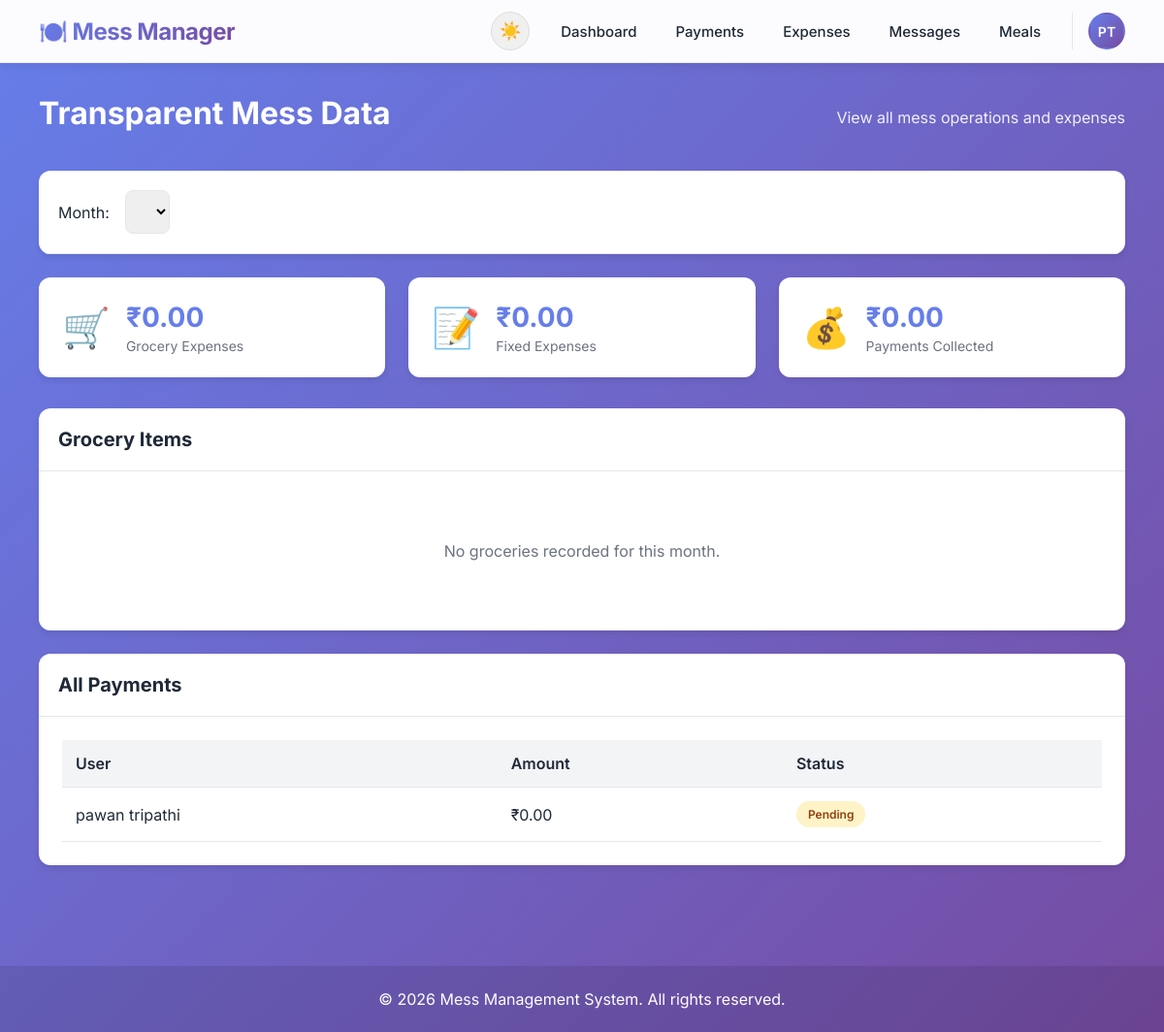
The page /user/data/ (signed in) on the database its author committed.
### core/models.py (models this page shows, shortened)
class Payment(models.Model):
    STATUS_CHOICES = (
        ('pending', 'Pending'),
        ('partial', 'Partial'),
        ('paid', 'Paid'),
    )
    user = models.ForeignKey(User, on_delete=models.CASCADE, related_name='payments')
    month_year = models.CharField(max_length=7, help_text="Format: YYYY-MM")
    amount = models.DecimalField(max_digits=10, decimal_places=2)
    status = models.CharField(max_length=10, choices=STATUS_CHOICES, default='pending')
    transaction_id = models.CharField(max_length=100, blank=True, null=True)
    proof_image = models.ImageField(upload_to='payment_proofs/', blank=True, null=True)
    paid_date = models.DateTimeField(blank=True, null=True)
    created_at = models.DateTimeField(auto_now_add=True)
    class Meta:
        verbose_name = 'Payment'
        verbose_name_plural = 'Payments'
        unique_together = ('user', 'month_year')
        ordering = ['-month_year', 'user__first_name']

### core/views.py (the view)
# urls.py: path('user/data/', views.transparent_data, name='transparent_data'),
@login_required
def transparent_data(request):
    month_filter = request.GET.get('month', datetime.now().strftime('%Y-%m'))
    groceries = Grocery.objects.filter(month_year=month_filter).order_by('-purchase_date')
    total_grocery = groceries.aggregate(Sum('price'))['price__sum'] or 0
    try:
        fixed_expense = FixedExpense.objects.get(month_year=month_filter)
    except FixedExpense.DoesNotExist:
        fixed_expense = None
    payments = Payment.objects.filter(month_year=month_filter).select_related('user')
    total_collected = payments.filter(status='paid').aggregate(Sum('amount'))['amount__sum'] or 0
    months = Grocery.objects.values_list('month_year', flat=True).distinct().order_by('-month_year')
    context = {
        'groceries': groceries,
        'total_grocery': total_grocery,
        'fixed_expense': fixed_expense,
        'payments': payments,
        'total_collected': total_collected,
        'selected_month': month_filter,
        'months': months,
    }
    return render(request, 'user/transparent_data.html', context)

### templates/user/transparent_data.html (shortened to what this page needs)
{% extends 'base.html' %}
{% block content %}
<div class="page-header">
    <h1>Transparent Mess Data</h1>
    <p class="subtitle">View all mess operations and expenses</p>
</div>
<div class="card">
    <div class="card-header">
        <div class="filter-group">
            <label>Month:</label>
            <select onchange="window.location.href='?month='+this.value" class="form-control">
            </select>
        </div>
    </div>
</div>
<div class="stats-grid">
    <div class="stat-card">
        <div class="stat-icon">🛒</div>
        <div class="stat-content">
            <h3>₹{{ total_grocery|floatformat:2 }}</h3>
            <p>Grocery Expenses</p>
        </div>
    </div>
    <div class="stat-card">
        <div class="stat-icon">📝</div>
        <div class="stat-content">
            <h3>₹{% if fixed_expense %}{{ fixed_expense.total_fixed_expense|floatformat:2 }}{% else %}0.00{% endif %}
            </h3>
            <p>Fixed Expenses</p>
        </div>
    </div>
    <div class="stat-card">
        <div class="stat-icon">💰</div>
        <div class="stat-content">
            <h3>₹{{ total_collected|floatformat:2 }}</h3>
            <p>Payments Collected</p>
        </div>
    </div>
</div>
<div class="card">
    <div class="card-header">
        <h2>Grocery Items</h2>
    </div>
    <div class="card-body">
        {% if groceries %}
        <div class="table-responsive">
            <table class="data-table">
                <thead>
                    <tr>
                        <th>Item</th>
                        <th>Category</th>
                        <th>Quantity</th>
                        <th>Price</th>
                        <th>Date</th>
                    </tr>
                </thead>
                <tbody>
                    {% for item in groceries %}
                    <tr>
                        <td>{{ item.item_name }}</td>
                        <td>{{ item.get_category_display }}</td>
                        <td>{{ item.quantity }}</td>
                        <td>₹{{ item.price|floatformat:2 }}</td>
                        <td>{{ item.purchase_date|date:"d M Y" }}</td>
                    </tr>
                    {% endfor %}
                    <tr class="total-row">
                        <td colspan="3"><strong>Total</strong></td>
                        <td colspan="2"><strong>₹{{ total_grocery|floatformat:2 }}</strong></td>
                    </tr>
                </tbody>
            </table>
        </div>
        {% else %}<p class="empty-state">No groceries recorded for this month.</p>{% endif %}
    </div>
</div>
<div class="card">
    <div class="card-header">
        <h2>All Payments</h2>
    </div>
    <div class="card-body">
        {% if payments %}
        <div class="table-responsive">
            <table class="data-table">
                <thead>
                    <tr>
                        <th>User</th>
                        <th>Amount</th>
                        <th>Status</th>
                    </tr>
                </thead>
                <tbody>
                    {% for payment in payments %}
                    <tr>
                        <td>{{ payment.user.get_full_name }}</td>
                        <td>₹{{ payment.amount|floatformat:2 }}</td>
                        <td><span class="badge badge-{{ payment.status }}">{{ payment.get_status_display }}</span></td>
                    </tr>
                    {% endfor %}
                </tbody>
            </table>
        </div>
        {% else %}<p class="empty-state">No payments recorded for this month.</p>{% endif %}
    </div>
</div>
{% endblock %}

### templates/base.html (shortened to what this page needs)
{% load static %}
<!DOCTYPE html>
<html lang="en">
<head>
    <link rel="stylesheet" href="{% static 'css/style.css' %}?v=2.0">
    <link rel="stylesheet" href="{% static 'css/dark-mode.css' %}?v=2.0">
    <link rel="stylesheet" href="{% static 'css/print.css' %}?v=2.0" media="print">
</head>
<body {% if user.is_authenticated %}data-user-dark-mode="{{ user.profile.dark_mode|lower }}" {% endif %}>
    <nav class="navbar">
        <div class="container">
            <div class="nav-brand">
                <h2>🍽️ Mess Manager</h2>
            </div>
            {% if user.is_authenticated %}
            <div class="nav-menu" id="navMenu">
                <button class="theme-toggle" title="Toggle Dark Mode (Ctrl+Shift+D)">
                    <span class="theme-toggle-icon" id="theme-icon">☀️</span>
                </button>
                {% if user.profile.role == 'admin' %}
                <a href="{% url 'admin_dashboard' %}" class="nav-link">Dashboard</a>
                <a href="{% url 'user_list' %}" class="nav-link">Users</a>
                <a href="{% url 'payment_list' %}" class="nav-link">Payments</a>
                <a href="{% url 'grocery_list' %}" class="nav-link">Groceries</a>
                <a href="{% url 'admin_messages' %}" class="nav-link">Messages</a>
                <a href="{% url 'meal_calendar' %}" class="nav-link">Meals</a>
                <a href="{% url 'monthly_report' %}" class="nav-link">Reports</a>
                {% else %}
                <a href="{% url 'user_dashboard' %}" class="nav-link">Dashboard</a>
                <a href="{% url 'user_payment' %}" class="nav-link">Payments</a>
                <a href="{% url 'transparent_data' %}" class="nav-link">Expenses</a>
                <a href="{% url 'user_messages_list' %}" class="nav-link">Messages</a>
                <a href="{% url 'user_meal_calendar' %}" class="nav-link">Meals</a>
                {% endif %}
                <div class="user-menu">
                    {% if user.profile.profile_picture %}
                    <img src="{{ user.profile.profile_picture.url }}" alt="Profile" class="profile-pic-small">
                    {% else %}
                    <div class="profile-pic-placeholder">{{ user.first_name.0 }}{{ user.last_name.0 }}</div>
                    {% endif %}
                </div>
            </div>
            {% endif %}
        </div>
    </nav>
    <main class="main-content">
        <div class="container">
            {% block content %}
            {% endblock %}
        </div>
    </main>
    <footer class="footer">
        <div class="container">
            <p>&copy; 2026 Mess Management System. All rights reserved.</p>
        </div>
    </footer>
</body>
</html>

### static/css/dark-mode.css (style rules this page uses)
body, .card, .btn, input, select, textarea, table, nav { transition: background-color 0.3s ease, color 0.3s ease, border-color 0.3s ease; }
.theme-toggle { position: relative; display: inline-flex; align-items: center; gap: 8px; cursor: pointer; padding: 8px 12px; border-radius: 20px; background-color: var(--bg-tertiary, #f0f0f0); border: 1px solid var(--border-color, #ddd); transition: all 0.3s ease; }
.theme-toggle-icon { font-size: 18px; transition: transform 0.3s ease; }

### rows shown on the page
Payment: user.get_full_name "pawan tripathi", amount "0.00", status "Pending"

### other values the page prints
{{ user.first_name.0 }} "P"
{{ user.last_name.0 }} "T"
{{ total_grocery|floatformat:2 }} "0.00"
{{ total_collected|floatformat:2 }} "0.00"
